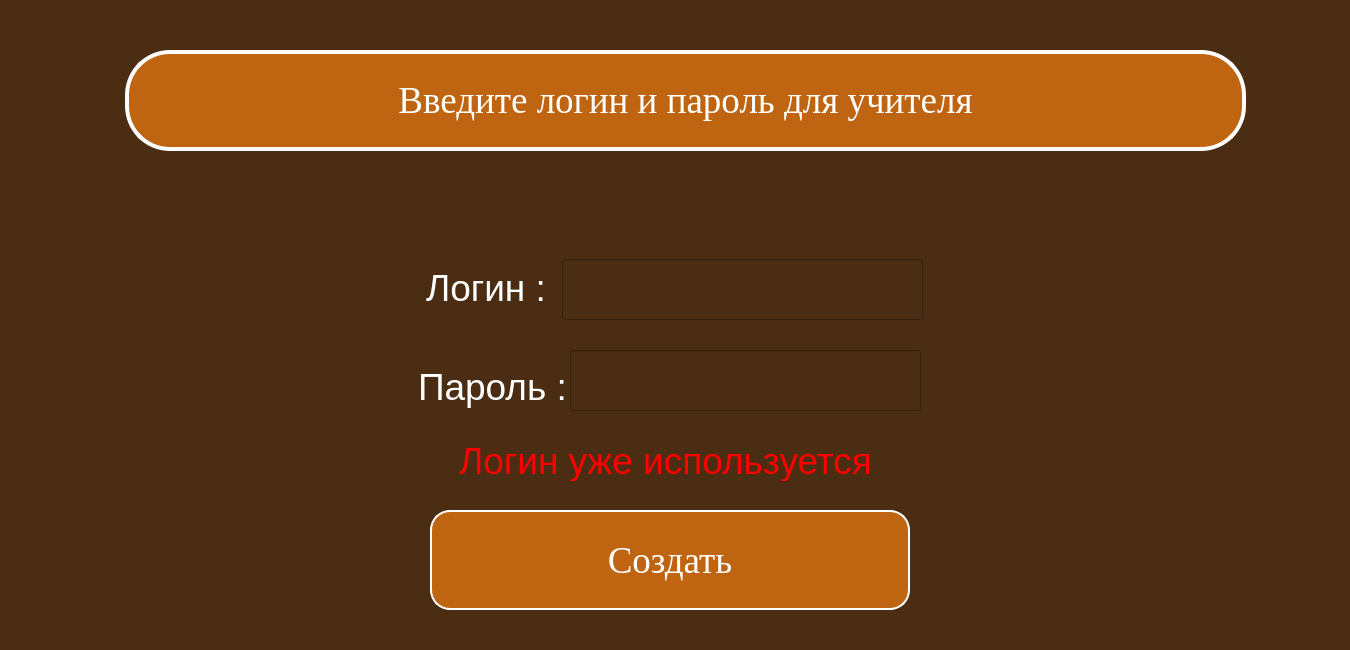
<?xml version="1.0" encoding="UTF-8"?>
<ui version="4.0">
 <class>Dialog</class>
 <widget class="QDialog" name="Dialog">
  <property name="geometry">
   <rect>
    <x>0</x>
    <y>0</y>
    <width>1350</width>
    <height>650</height>
   </rect>
  </property>
  <property name="windowTitle">
   <string>Dialog</string>
  </property>
  <property name="styleSheet">
   <string notr="true">background-color: rgb(74, 45, 18);
font-size:28pt;</string>
  </property>
  <widget class="QPushButton" name="startButton">
   <property name="geometry">
    <rect>
     <x>430</x>
     <y>510</y>
     <width>480</width>
     <height>100</height>
    </rect>
   </property>
   <property name="font">
    <font>
     <family>Times New Roman</family>
     <pointsize>50</pointsize>
     <weight>50</weight>
     <italic>false</italic>
     <bold>false</bold>
    </font>
   </property>
   <property name="styleSheet">
    <string notr="true">QPushButton {
color: white;
background-color: rgb(191, 101, 17);
border-radius: 20px;
border: 2px solid #ffffff;
font: 50pt &quot;Times New Roman&quot;;
}

QPushButton:pressed {
color: rgb(191, 101, 17);
background-color: white;
border: 4px solid rgb(191, 101, 17);
font: 50pt &quot;Times New Roman&quot;;
}</string>
   </property>
   <property name="text">
    <string>Создать</string>
   </property>
  </widget>
  <widget class="QLabel" name="label">
   <property name="geometry">
    <rect>
     <x>125</x>
     <y>50</y>
     <width>1121</width>
     <height>101</height>
    </rect>
   </property>
   <property name="font">
    <font>
     <family>Times New Roman</family>
     <pointsize>50</pointsize>
     <weight>50</weight>
     <italic>false</italic>
     <bold>false</bold>
    </font>
   </property>
   <property name="styleSheet">
    <string notr="true">font: 50pt &quot;Times New Roman&quot;;
color: white;
background-color: rgb(191, 101, 17);
border-radius: 45px;
border: 4px solid #ffffff;</string>
   </property>
   <property name="text">
    <string>Введите логин и пароль для учителя</string>
   </property>
   <property name="scaledContents">
    <bool>false</bool>
   </property>
   <property name="alignment">
    <set>Qt::AlignCenter</set>
   </property>
   <property name="wordWrap">
    <bool>true</bool>
   </property>
  </widget>
  <widget class="QLabel" name="label_2">
   <property name="geometry">
    <rect>
     <x>30</x>
     <y>260</y>
     <width>371</width>
     <height>381</height>
    </rect>
   </property>
   <property name="autoFillBackground">
    <bool>false</bool>
   </property>
   <property name="text">
    <string/>
   </property>
   <property name="pixmap">
    <pixmap>leftstart.jpg</pixmap>
   </property>
   <property name="scaledContents">
    <bool>true</bool>
   </property>
   <property name="alignment">
    <set>Qt::AlignCenter</set>
   </property>
   <property name="wordWrap">
    <bool>true</bool>
   </property>
  </widget>
  <widget class="QLabel" name="label_3">
   <property name="geometry">
    <rect>
     <x>939</x>
     <y>200</y>
     <width>371</width>
     <height>381</height>
    </rect>
   </property>
   <property name="autoFillBackground">
    <bool>false</bool>
   </property>
   <property name="text">
    <string/>
   </property>
   <property name="pixmap">
    <pixmap>rightstart.jpg</pixmap>
   </property>
   <property name="scaledContents">
    <bool>true</bool>
   </property>
   <property name="alignment">
    <set>Qt::AlignCenter</set>
   </property>
   <property name="wordWrap">
    <bool>true</bool>
   </property>
  </widget>
  <widget class="QLabel" name="label_4">
   <property name="geometry">
    <rect>
     <x>426</x>
     <y>262</y>
     <width>131</width>
     <height>51</height>
    </rect>
   </property>
   <property name="styleSheet">
    <string notr="true">color: white;</string>
   </property>
   <property name="text">
    <string>Логин :</string>
   </property>
  </widget>
  <widget class="QLabel" name="label_5">
   <property name="geometry">
    <rect>
     <x>418</x>
     <y>361</y>
     <width>151</width>
     <height>51</height>
    </rect>
   </property>
   <property name="styleSheet">
    <string notr="true">color: white;</string>
   </property>
   <property name="text">
    <string>Пароль :</string>
   </property>
  </widget>
  <widget class="QLineEdit" name="password">
   <property name="geometry">
    <rect>
     <x>570</x>
     <y>350</y>
     <width>351</width>
     <height>61</height>
    </rect>
   </property>
  </widget>
  <widget class="QLineEdit" name="login">
   <property name="geometry">
    <rect>
     <x>562</x>
     <y>259</y>
     <width>361</width>
     <height>61</height>
    </rect>
   </property>
  </widget>
  <widget class="QLabel" name="error">
   <property name="enabled">
    <bool>true</bool>
   </property>
   <property name="geometry">
    <rect>
     <x>460</x>
     <y>440</y>
     <width>411</width>
     <height>41</height>
    </rect>
   </property>
   <property name="styleSheet">
    <string notr="true">font: 20pt &quot;Times New Roman&quot;;
color: red;</string>
   </property>
   <property name="text">
    <string>Логин уже используется</string>
   </property>
   <property name="alignment">
    <set>Qt::AlignCenter</set>
   </property>
  </widget>
 </widget>
 <resources/>
 <connections/>
</ui>
